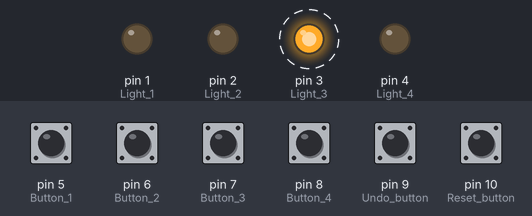
Bench run of a sketch on a simulated Arduino Uno, built with avr-gcc and run on an emulated ATmega328P. On the bench: output pins drawn as LEDs (lit = HIGH). Dashed ring = blinking. Inputs (shaded band) come from the test bench; at power-on: pin 5 (Button_1), pin 6 (Button_2), pin 7 (Button_3), pin 8 (Button_4), pin 9 (Undo_button), pin 10 (Reset_button) HIGH. Random numbers use the default seed unless the sketch sets one.

Above: at 1.6 s.
At 4.5 s:
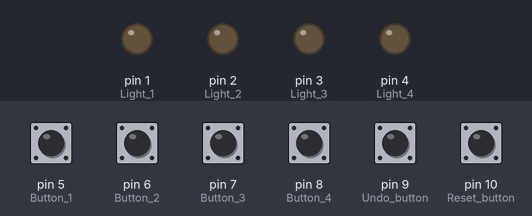
4.6 s: pin 6 (Button_2) pulsed LOW 5 times (0.12 s each, 0.3 s apart)
At 23.9 s:
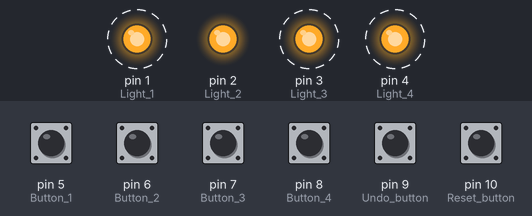
Timing chart, 0 to 25.8 s (numbered marks = the images above; inputs shaded):
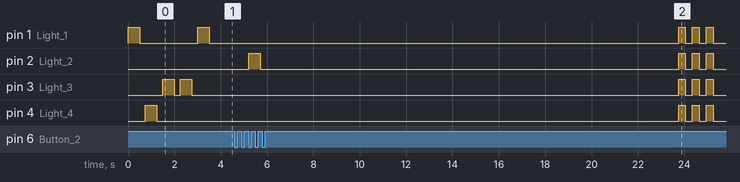

The sketch:

sketch_nov30a.ino
```cpp
// Projected Pin Layout
/*
  LED Pins:      1, 2, 3, 4
  Button Pins:   5, 6, 7, 8
  Undo Button:   9
  Reset Button:  10
*/

// Game Variables
int lvl1[5];           // Sequence array for level 1
int lvl2[8];           // Sequence array for level 2
int lvl3[12];          // Sequence array for level 3
int lvl4[15];          // Sequence array for level 4
int lvl5[20];          // Sequence array for level 5
int userInput[20];     // To store user inputs for comparison
int sequenceSize = 5;  // Current sequence size (starting at level 1)
const unsigned long inputTimeLimit = 20000; // 20 seconds for input time limit

// Function to generate a random number (1-4)
int flash() {
  return random(1, 5);
}

// Fill the sequence arrays for each level
void level1() {
  for (int i = 0; i < 5; i++) {
    lvl1[i] = flash(); // Generate random light sequence
  }
}

void level2() {
  for (int i = 0; i < 8; i++) {
    lvl2[i] = flash();
  }
}

void level3() {
  for (int i = 0; i < 12; i++) {
    lvl3[i] = flash();
  }
}

void level4() {
  for (int i = 0; i < 15; i++) {
    lvl4[i] = flash();
  }
}

void level5() {
  for (int i = 0; i < 20; i++) {
    lvl5[i] = flash();
  }
}

// Function to send a signal to a light (turn it on and off)
void sendSignal(int light) {
  digitalWrite(light, HIGH);
  delay(500);
  digitalWrite(light, LOW);
  delay(250);
}

// Function to activate lights based on the array (flash each LED in sequence)
void activateLights(int arr[], int size) {
  for (int i = 0; i < size; i++) {
    sendSignal(arr[i]); // Flash the light corresponding to the value in the array
  }
}

// Function to get user input
bool getUserInput(int arr[], int size) {
  int userInputIndex = 0; // Tracks the number of inputs received
  unsigned long startTime = millis(); // Record the start time

  while (userInputIndex < size) {
    // Check if time limit is exceeded
    if (millis() - startTime > inputTimeLimit) {
      return false; //
    }

    // Check for button presses and record inputs
    if (digitalRead(5) == LOW) { // Button 1 pressed
      arr[userInputIndex] = 1;
      sendSignal(1);
      userInputIndex++;
      delay(200);
    } else if (digitalRead(6) == LOW) { // Button 2 pressed
      arr[userInputIndex] = 2;
      sendSignal(2);
      userInputIndex++;
      delay(200);
    } else if (digitalRead(7) == LOW) { // Button 3 pressed
      arr[userInputIndex] = 3;
      sendSignal(3);
      userInputIndex++;
      delay(200);
    } else if (digitalRead(8) == LOW) { // Button 4 pressed
      arr[userInputIndex] = 4;
      sendSignal(4);
      userInputIndex++;
      delay(200);
    }

    // Undo button (pin 9) pressed
    if (digitalRead(9) == LOW) {
      if (userInputIndex > 0) {
        userInputIndex--; // Remove the last input
      }
      delay(200);
    }

    // Reset button (pin 10) pressed
    if (digitalRead(10) == LOW) {
      userInputIndex = 0; // Clear all inputs
      delay(200);
    }

    // Ensure buttons are released before accepting the next input
    while (digitalRead(5) == LOW || digitalRead(6) == LOW || digitalRead(7) == LOW ||
           digitalRead(8) == LOW || digitalRead(9) == LOW || digitalRead(10) == LOW) {
      delay(10); // Short delay to avoid detecting multiple presses
    }
  }

  // Check if the user's input matches the sequence
  for (int i = 0; i < size; i++) {
    if (arr[i] != lvl1[i] && arr[i] != lvl2[i] && arr[i] != lvl3[i] && arr[i] != lvl4[i] && arr[i] != lvl5[i]) {
      return false; // Incorrect sequence
    }
  }
  return true; // Correct sequence
}

void setup() {
  // Initialize LED pins as OUTPUT
  pinMode(1, OUTPUT); // Light 1
  pinMode(2, OUTPUT); // Light 2
  pinMode(3, OUTPUT); // Light 3
  pinMode(4, OUTPUT); // Light 4

  // Initialize button pins as INPUT with internal pull-up resistors
  pinMode(5, INPUT_PULLUP); // Button 1
  pinMode(6, INPUT_PULLUP); // Button 2
  pinMode(7, INPUT_PULLUP); // Button 3
  pinMode(8, INPUT_PULLUP); // Button 4
  pinMode(9, INPUT_PULLUP); // Undo button
  pinMode(10, INPUT_PULLUP); // Reset button

  // Seed the random number generator for randomness
  randomSeed(analogRead(A0));

  // Generate the initial sequence for Level 1
  level1();
}

void loop() {
  // Display the sequence
  if (sequenceSize == 5) {
    activateLights(lvl1, sequenceSize);
  } else if (sequenceSize == 8) {
    activateLights(lvl2, sequenceSize);
  } else if (sequenceSize == 12) {
    activateLights(lvl3, sequenceSize);
  } else if (sequenceSize == 15) {
    activateLights(lvl4, sequenceSize);
  } else if (sequenceSize == 20) {
    activateLights(lvl5, sequenceSize);
  }

  // Wait for user input and check if it's correct
  if (getUserInput(userInput, sequenceSize)) {
    // If correct, move to the next level
    delay(1000); // Pause before next level
    sequenceSize++; // Increase the sequence size for the next level
    if (sequenceSize > 5) {
      sequenceSize = 5; // Limit to 5 levels
    }
    level1(); // Generate a new sequence for the next level
  } else {
    // If incorrect, flash all LEDs to indicate failure
    for (int i = 0; i < 3; i++) {
      digitalWrite(1, HIGH);
      digitalWrite(2, HIGH);
      digitalWrite(3, HIGH);
      digitalWrite(4, HIGH);
      delay(300);
      digitalWrite(1, LOW);
      digitalWrite(2, LOW);
      digitalWrite(3, LOW);
      digitalWrite(4, LOW);
      delay(300);
    }
    sequenceSize = 5; // Reset the sequence size
    level1(); // Restart the sequence from level 1
  }

  delay(2000); // Pause before showing the sequence again
}
```
